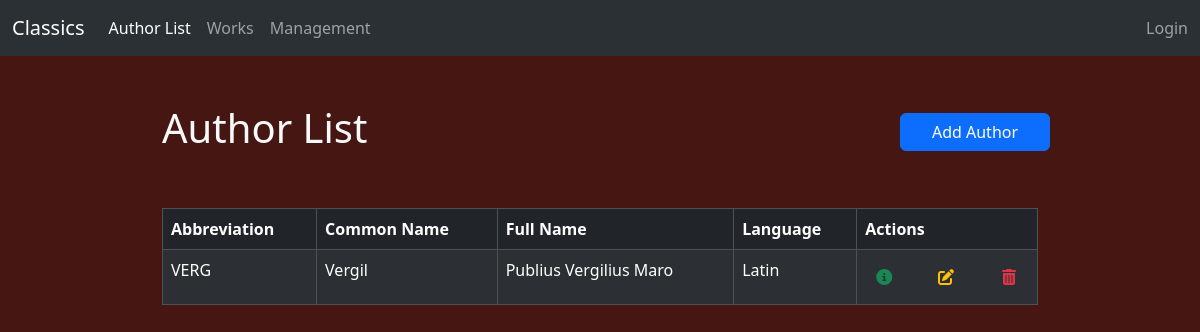
Before: /authors/ with the older database file.
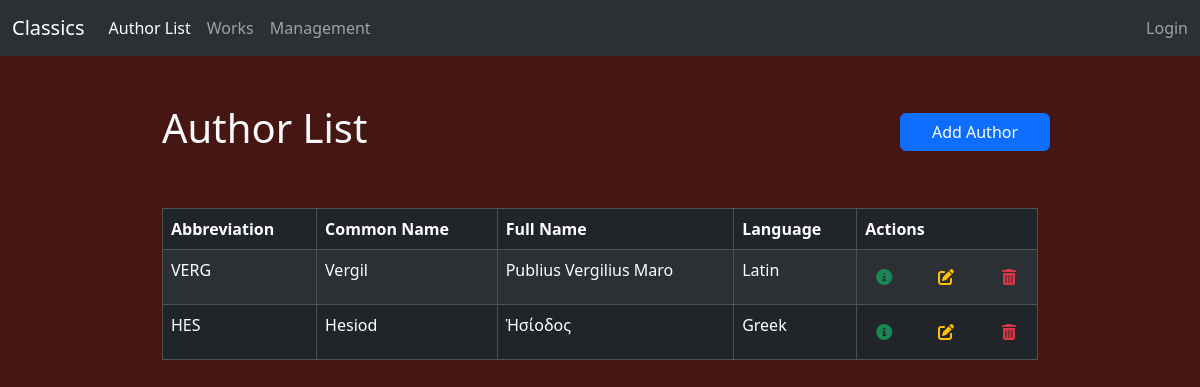
After: the same page with the newer database file.
### authors/models.py (models this page shows, shortened)
class Author(models.Model):
    abbreviation = models.CharField(unique=True, max_length=5)
    name = models.CharField(max_length=50, blank=False)
    praenomen = models.CharField(max_length=50, blank=True)
    nomen = models.CharField(max_length=50, blank=True)
    cognomen = models.CharField(max_length=50, blank=True)
    language = models.CharField(max_length=3, blank=True, choices=Language.choices)

### authors/views.py (the view)
# urls.py: path('authors/', views.authors, name='authors'),
def authors(request):
    authors = Author.objects.all()
    template = loader.get_template("authors/list.html")
    context = {
        'authors': authors,
    }
    return HttpResponse(template.render(context, request))

### authors/templates/authors/list.html (shortened to what this page needs)
{% extends "master.html" %}
{% block content %}
    <div class="row">
        <h1 class="col py-5">Author List</h1>
        <a class="col-2 btn btn-primary align-self-center" href="add/">Add Author</a>
    </div>
    <table class="table table-striped table-bordered table-dark">
        <thead>
            <tr>
                <th>Abbreviation</th>
                <th>Common Name</th>
                <th>Full Name</th>
                <th>Language</th>
                <th>Actions</th>
            </tr>
        </thead>
        <tbody>
            {% for a in authors %}
            	<tr>
                    <td>{{ a.abbreviation }}</td>
                    <td>{{ a.name }}</td>
                    <td>{{ a.praenomen }} {{ a.nomen }} {{ a.cognomen }}</td>
                    <td>{{ a.get_language_display }}</td>
                    <td>
                        <div class="row">
                            <a href="details/{{ a.id }}" class="btn btn-link link-success col"><i class="fa-solid fa-circle-info"></i></a>
                            <a href="edit/{{ a.id }}" class="btn btn-link link-warning col"><i class="fa-solid fa-pen-to-square"></i></a>
                            <form action="delete/{{ a.id }}" method="POST" class="col">
                                <button type="submit" class="btn btn-link link-danger"><i class="fa-solid fa-trash-can"></i></button>
                            </form>
                        </div>
                    </td>
                </tr>
            {% endfor %}
        </tbody>
    </table>
{% endblock %}

Changed rows visible on the page:
added Author: abbreviation "HES", name "Hesiod", nomen "Ἡσίοδος", language "Greek"
